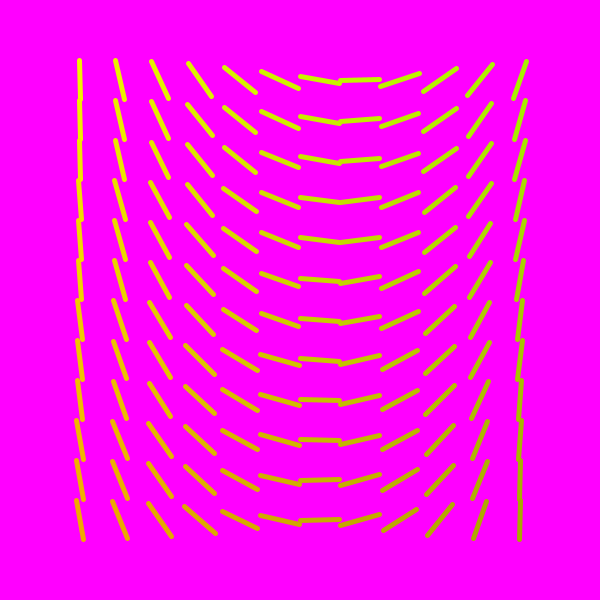
Frame 1 (no input)
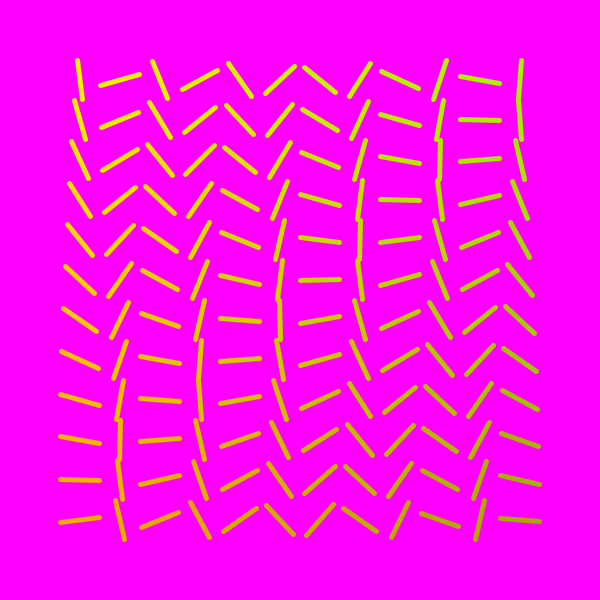
Frame 60 (the mouse pressed at the canvas centre just before this capture)
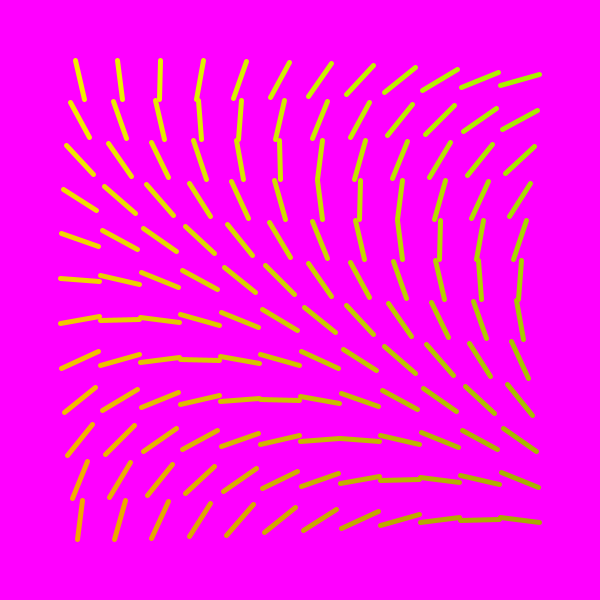
Frame 120 (the mouse held since frame 60 and released just before this capture)

The Processing sketch that drew these frames (run headless with seeded random() and noise(); from frame 60 on, the mouse is pressed at the canvas centre):

// Processing sketch: processing_151282
// ── processing_151282.pde

/*
 * Creative Coding
 * Week 2, 04 - The Clocks
 * by Indae Hwang and Jon McCormack
 * Copyright (c) 2014 Monash University
 * 
 * Modified version by Martin Herbert - "Strive" - 11/06/14
 *
 * This program draws a grid of circular "clocks", whose hands move according to the elasped time.
 * The higher the clock number the faster it moves, the first clock takes 1 min to go all the way around.
 * The function "movingCircle" is used to draw each clock. It is passed the position, size and hand angle
 * as arguments.
 * 
 */

void setup() {
  size(600, 600);
  background(180);
  rectMode(CENTER);
  noStroke();
}


void draw() {
  background(255,0,255);
  noStroke();

  int num = 12;
  int margin = 80;

  float gutter = 0; //distance between each cell
  float cellsize = ( width - (2 * margin) - gutter * (num - 1) ) / (num - 1);

  int circleNumber = 0; // counter

  for (int i=0; i<num; i++) {
    for (int j=0; j<num; j++) {
      ++circleNumber;

      float tx = margin + cellsize * i + gutter * i;
      float ty = margin + cellsize * j + gutter * j;

      movingCircle(tx, ty, cellsize, circleNumber * TWO_PI * millis() / 60000.0);
    }
  }
}//end of draw 


void movingCircle(float x, float y, float size, float angle) {

  // calculate endpoints of the line
  float tempX1 = x + (size / 2) * sin(angle);
  float tempX2 = x - (size / 2) * sin(angle);
  float tempY1 = y + (size / 2) * cos(angle);
  float tempY2 = y - (size / 2) * cos(angle);

  strokeWeight(5);
  stroke(255-x/6, 255-y/6, 0);
  line(tempX1, tempY1, tempX2, tempY2); // yellow line
}
